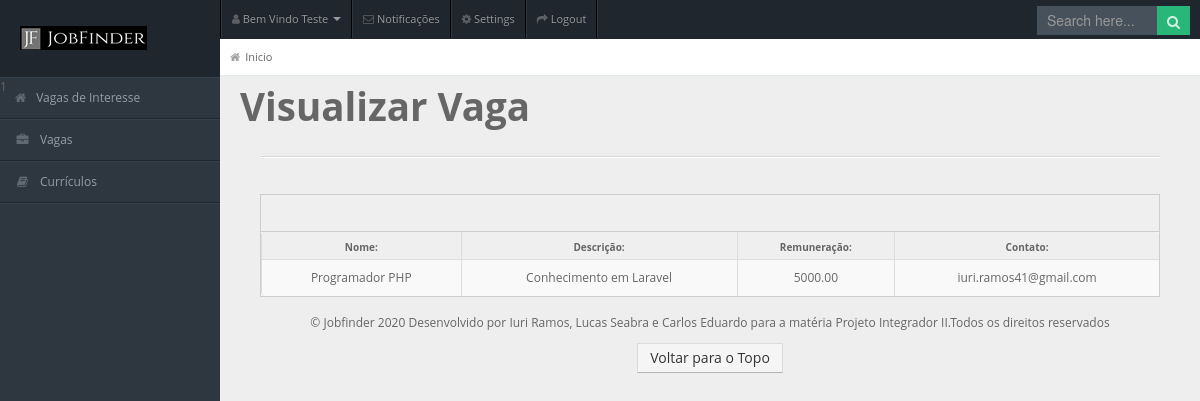
/admin/vagas/1/visualizar (signed in), run on the app's committed database.
### tables this page shows
CREATE TABLE IF NOT EXISTS `tb_vagas` (
  `id` int(10) NOT NULL AUTO_INCREMENT,
  `nome` varchar(55) NOT NULL DEFAULT '',
  `area` int(10) NOT NULL DEFAULT 0,
  `descricao` varchar(255) DEFAULT NULL,
  `remuneracao` decimal(10,2) DEFAULT NULL,
  `id_user` int(2) NOT NULL DEFAULT 0,
  PRIMARY KEY (`id`),
  KEY `id_area` (`area`),
  KEY `id_user` (`id_user`),
  CONSTRAINT `FK_area_vagas` FOREIGN KEY (`area`) REFERENCES `tb_area` (`id`) ON DELETE NO ACTION ON UPDATE NO ACTION,
  CONSTRAINT `FK_user_vagas` FOREIGN KEY (`id_user`) REFERENCES `tb_user` (`id`) ON DELETE NO ACTION ON UPDATE NO ACTION
);

CREATE TABLE IF NOT EXISTS `tb_user` (
  `id` int(11) NOT NULL AUTO_INCREMENT,
  `nome` varchar(100) NOT NULL,
  `email` varchar(55) NOT NULL,
  `pass` varchar(55) NOT NULL,
  `area` int(10) NOT NULL,
  `nivel` int(1) NOT NULL,
  PRIMARY KEY (`id`),
  UNIQUE KEY `nome` (`nome`),
  UNIQUE KEY `email` (`email`),
  KEY `id_area` (`area`),
  CONSTRAINT `FK_area_user` FOREIGN KEY (`area`) REFERENCES `tb_area` (`id`) ON DELETE NO ACTION ON UPDATE NO ACTION
);

### core/Controller.php (called while the page is built, shortened)
<?php
function viewAdmin($view, $variaveis = []){
    require LAYOUTS."/admin.php";
}
?>

### app/controllers/VagasController.php (called while the page is built, shortened)
<?php
require MODELS.'/VagasModel.php';
function visualizar($id){
    $vaga = buscar_vaga($id);
viewAdmin('vagas/visualizar',['vaga'=>$vaga]);
}

### index.php (called while the page is built, shortened)
<?php
require CORE."/Bootstrap.php";
$routes = require CORE."/Routes.php";
carregarRota($routes);
?>

### app/models/VagasModel.php (called while the page is built, shortened)
<?php
function buscar_vaga($id){
    $db=conexao();
    $sql="SELECT tb_vagas.id,tb_vagas.nome as nome_vaga,tb_vagas.descricao,tb_vagas.remuneracao,tb_user.email as email_empresa FROM tb_vagas INNER JOIN tb_user ON tb_vagas.id_user = tb_user.id WHERE tb_vagas.id =:id";
    try{
        $stmt = $db->prepare($sql);
        $stmt->bindParam(":id",$id,PDO::PARAM_INT);
        $stmt->execute();
        return $stmt->fetch(PDO::FETCH_ASSOC);
    }catch(\PDOException $e){
die($e->getMessage());
return false;
    }
}
?>

### app/views/vagas/visualizar.php (the view, shortened to what this page needs)
<h1>Visualizar Vaga</h1>
<div class="container-fluid">
    <hr>
<div class="widget-box">
    <div class="widget-title"><h5></h5></div>
    <div class="widget-content nopadding">
    <table class="table table-bordered table-striped">
        <thead>
            <tr>
            <th>Nome:</th>
            <th>Descrição:</th>
            <th>Remuneração:</th>
            <th>Contato:</th>
            </tr>
        </thead>
        <tbody>
            <td style="text-align: center;"><?=$vaga['nome_vaga']?></td>
            <td style="text-align: center;"><?=$vaga['descricao']?></td>
            <td style="text-align: center;"><?=$vaga['remuneracao']?></td>
            <td style="text-align: center;"><?=$vaga['email_empresa']?></td>
        </tbody>
    </table>
</div>
</div>

### core/Bootstrap.php (shortened to what this page needs)
<?php
function carregarRota($routes){
    foreach($routes as $rota => $controller){
        $url = strtok($_SERVER['REQUEST_URI'],'?');
        $rota = str_replace("/","\/",$rota);
        if (preg_match('/^'.$rota.'$/i', $url , $parametro)) {
            unset($parametro[0]);
            $requisicao = explode("@", $controller);
            $acao = $requisicao[1];
            call_user_func_array($acao,$parametro);
            return;
        }
    }
}

### app/views/layouts/admin.php (shortened to what this page needs)
<!DOCTYPE html>
<html lang="pt-br">
<head>
    <link rel="stylesheet" href="/assets/css/bootstrap.min.css" />
    <link rel="stylesheet" href="/assets/css/bootstrap-responsive.min.css" />
    <link rel="stylesheet" href="/assets/css/fullcalendar.css" />
    <link rel="stylesheet" href="/assets/css/matrix-style.css" />
    <link rel="stylesheet" href="/assets/css/matrix-media.css" />
    <link href="/assets/css/font-awesome.css" rel="stylesheet" />
    <link href="/assets/css/uniform.css" rel="stylesheet"/>
    <link rel="stylesheet" href="/assets/css/jquery.gritter.css" />
    <link href="https://stackpath.bootstrapcdn.com/font-awesome/4.7.0/css/font-awesome.min.css" rel="stylesheet">
</head>
<body>
    <div id="header">
        <h1><a href="/admin">JobFinder</a></h1>
    </div>
    <div id="user-nav" class="navbar navbar-inverse">
        <ul class="nav">
            <li class="dropdown" id="profile-messages"><a title="" href="#" data-toggle="dropdown" data-target="#profile-messages" class="dropdown-toggle"><i class="icon icon-user"></i> <span class="text">Bem Vindo <?=ucfirst($_SESSION['nome'][0])?> </span><b class="caret"></b></a>
            </li>
            <li class="dropdown" id="menu-messages"><a href="#" data-toggle="dropdown" data-target="#menu-messages" class="dropdown-toggle"><i class="icon icon-envelope"></i> <span class="text">Notificações</span></a>
            </li>
            <li class=""><a title="" href="#"><i class="icon icon-cog"></i> <span class="text">Settings</span></a></li>
            <li class=""><a title="" href="/logout"><i class="icon icon-share-alt"></i> <span class="text">Logout</span></a></li>
        </ul>
    </div>
    <div id="search">
        <input type="text" placeholder="Search here..." />
        <button type="submit" class="tip-bottom" title="Search"><i class="icon-search icon-white"></i></button>
    </div>
    <div id="sidebar">
        <?= include_once '_menuAdmin.php'; ?>
    </div>
    <div id="content">
        <div id="content-header">
            <div id="breadcrumb"> <a href="/admin" title="Admin" class="tip-bottom"><i class="icon-home"></i>Inicio</a></div>
        </div>
        <div class="container-fluid">
<?php include $conteudoView ?>
        </div>
    </div>
</body>
<footer class="blog-footer text-center">
      <p>&copy Jobfinder <?=date('Y');?> Desenvolvido por Iuri Ramos, Lucas Seabra e Carlos Eduardo para a matéria Projeto Integrador II.Todos os direitos reservados</p>
      <p>
        <a class="btn btn-secondary" href="#">Voltar para o Topo</a>
      </p>
    </footer>
</html>

### app/views/layouts/_menuAdmin.php (shortened to what this page needs)
<ul style="display:block;">
<li>
  <?php
if($_SESSION['nivel'][0]==1){
echo('<a href="/admin"><i class="fa fa-home" aria-hidden="true"></i>Vagas de Interesse</a>');
}elseif($_SESSION['nivel'][0]==2){
 echo('<a href="/admin"><i class="fa fa-home" aria-hidden="true"></i>Possíveis Candidatos</a>');
}
  ?>
</li>
<li class="submenu">
    <a href="#"><i class="fa icon-briefcase"></i>Vagas</a>
</li>
<?php
  if($_SESSION['nivel'][0]==1){
  echo('<li class="submenu">
  <a href="#"><i class="icon icon-book"></i>Currículos</a>
  <ul>
  <li class="submenu-open"><a href="/admin/curriculo/cadastrar"><span>Cadastrar Currículo</span></a></li>
  <li class="submenu-open"><a href="/admin/curriculo/atualizar"><span>Atualizar Currículo</span></a></li>
  </ul>
</li>');
  }
?>
</ul>

### assets/css/matrix-style.css (style rules this page uses)
* { outline:none !important; -moz-outline: none !important; }
html, body { height:100% }
body { overflow-x: hidden; margin-top: -10px; font-family: 'Open Sans', sans-serif; font-size:12px; color:#666; }
a { color:#666; }
select, textarea, input[type="text"], input[type="password"], input[type="datetime"], input[type="datetime-local"], input[type="date"], input[type="month"], input[type="time"], input[type="week"], input[type="number"], input[type="email"], input[type="url"], input[type="search"], input[type="tel"], input[type="color"], .uneditable-input, .label, .dropdown-menu, .btn, .well, .progress, .table-bordered, .btn-group > .btn:first-child, .btn-group > .btn:last-child, .btn-group > .btn:last-child, .btn-group > .dropdown-toggle, .alert { border-radius:0px; }
.btn, textarea, input[type="text"], input[type="password"], input[type="datetime"], input[type="datetime-local"], input[type="date"], input[type="month"], input[type="time"], input[type="week"], input[type="number"], input[type="email"], input[type="url"], input[type="search"], input[type="tel"], input[type="color"], .uneditable-input { box-shadow:none; }
.progress, .progress-success .bar, .progress .bar-success, .progress-warning .bar, .progress .bar-warning, .progress-danger .bar, .progress .bar-danger, .progress-info .bar, .progress .bar-info, .btn, .btn-primary { background-image:none; }
hr { border-top-color:#dadada; }
#header { height: 77px; position: relative; width: 100%; z-index: -9; }
#header h1 { background: url("/assets/img/logo.png") no-repeat scroll 0 0 transparent; height: 31px; left: 20px; line-height: 600px; overflow: hidden; position: relative; top: 26px; width: 191px; }
#header h1 a { display: block; }
#search { position: absolute; z-index: 25; top: 6px; right:10px; }
#search input[type=text] { padding: 4px 10px 5px; border: 0; width: 100px; }
#search button { border: 0; margin-left:-3px; margin-top: -11px; padding: 5px 10px 4px; }
#search button i { opacity: 0.8; color:#fff; }
#user-nav { position: absolute; left: 220px; top:0px; z-index: 20; margin: 0; }
#user-nav > ul { margin: 0; padding: 0; list-style: none; border-right: 1px solid #2e363f;border-left: 1px solid #000; }
#user-nav > ul > li { float: left; list-style-type: none; margin: 0; position: relative; padding: 0; border-left: 1px solid #2e363f; border-right: 1px solid #000; }
#user-nav > ul > li > a { padding:9px 10px; display: block; font-size: 11px; }
#user-nav > ul > li > a > i, #sidebar li a i { opacity: .5; margin-top: 2px; }
#sidebar { display: block; float: left; position: relative; width: 220px; z-index: 16; }
#sidebar > ul { list-style: none; margin: 0px 0 0; padding: 0; position: absolute; width: 220px; }
#sidebar > ul > li { display: block; position: relative; }
#sidebar > ul > li > a { padding: 10px 0 10px 15px; display: block; color: #939da8; }
#sidebar > ul > li > a > i { margin-right: 10px; }
#content { background: none repeat scroll 0 0 #eeeeee; margin-left: 220px; margin-right: 0; padding-bottom: 25px; position: relative; min-height:100%; width: auto; }
#content-header { position: abslute; width: 100%; margin-top: -38px; z-index: 20; }
#breadcrumb { background-color: #fff; border-bottom: 1px solid #e3ebed; }
#breadcrumb a { padding: 8px 20px 8px 10px; display: inline-block; background-image: url('../img/breadcrumb.png'); background-position: center right; background-repeat: no-repeat; font-size: 11px; color: #666666; }
#breadcrumb a:last-child { background-image:none; }
#breadcrumb a i { margin-right: 5px; opacity: .6; }
.stat-boxes .peity_bar_good, .stat-boxes .peity_line_good, { color: #459D1C; }
.widget-box { background: none repeat scroll 0 0 #F9F9F9; border-left: 1px solid #CDCDCD; border-top: 1px solid #CDCDCD; border-right: 1px solid #CDCDCD; clear: both; margin-top: 16px; margin-bottom: 16px; position: relative; }
.widget-title, .modal-header, .table th, div.dataTables_wrapper .ui-widget-header { background:#efefef; border-bottom: 1px solid #CDCDCD; height: 36px; }
.widget-title h5 { color: #666; float: left; font-size: 12px; font-weight: bold; padding: 12px; line-height: 12px; margin: 0; }
.widget-content { padding:15px; border-bottom: 1px solid #cdcdcd; }
.table th { height: auto; font-size: 10px; padding: 5px 10px 2px; border-bottom: 0; text-align: center; color: #666666; }
.nopadding { padding: 0 !important; }
.nopadding .table { margin-bottom: 0; }
.nopadding .table-bordered { border: 0; }

### data on the page
tb_vagas: nome "Programador PHP", descricao "Conhecimento em Laravel", remuneracao "5000.00", id_user.email "iuri.ramos41@gmail.com"
